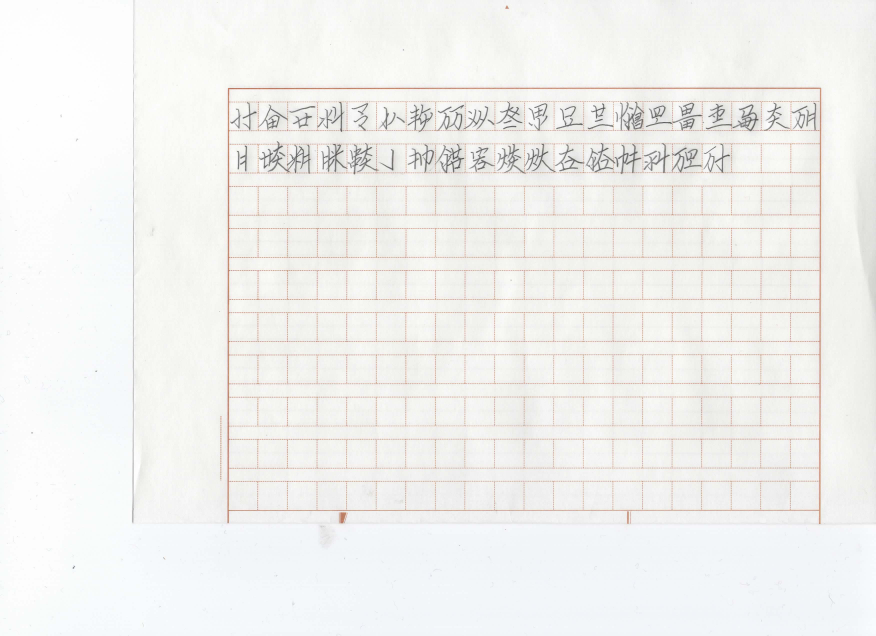
#> input picture 燐字表示10/img1.png, 3504 x 2544 px, found by its file name (shown at 1/4 size)
$ python split.py
#> lines starting #> are read from the running program, lines starting #| are printed output that depends on the picture
from matplotlib.image import imread
import matplotlib.pyplot as plt
import numpy as np
linziList1 = [
	"虎","輪","唯","火","銭","国","北","龍",
	"使","其","力","弓","之","類","鳥","日",
	"八","高","党","人","足","川","識","笑",
	"欽","善","清","律","手","米","認","神",
	"男","悪","族","声","果","小","牌","低",
	"島","古","右","位","中","無","種","女",
	"蜜","季","墨","新","岩","受","乎","山",
	"縦","黒","冠","琴","撃","如","亦","六",
	"来","豊","倉","肉","木","内","魚","目",
	"於","四","西","而","貝","壊","層","花",
	"上","布","値","全","猫","此","刀","函",
	"我","獣","論","地","膠","心","勿","背",
	"戦","美","彼","谷","輝","囲","口","意",
	"集","頭","春","月","紙","学","周","王",
	"守","水","七","同","何","天","大","軸"]
linziList2 = [
	"","満","衣","書","始","術","為","在",
	"","","行","汝","外","左","巫","闇",
	"","","御","菓","将","加","入","処",
	"","","或","文","糸","言","禦","等",
	"","","械","硬","船","脂","夘","寝",
	"","","機","別","噫","三","東","友",
	"","","覆","横","字","時","二","兵",
	"","","光","近","累","与","腹","油",
	"","","故","物","五","一","箱","陸",
	"","","金","連","石","己","筆","再",
	"","","真","星","互","味","官","終",
	"","","錘","輩","風","下","車","机",
	"","","積","馬","色","骨","皇","絵",
	"","","閉","開","虫","名","南","家",
	"","","海","静","席","九","草","出"];

t1 = [[ 363.5,         748.71428571,   -1.21428571],
      [ 399. ,           0.85714286,  552.28571429]];
t2 = [[  2.95000000e+02,   7.48285714e+02,   5.71428571e-01],
      [  3.77500000e+02,  -2.14285714e+00,   5.52071429e+02]]

def main():
	foo('img1.png',linziList1,t1)
	foo('img2.png',linziList2,t2)

def foo(path,list_,t):
#> called with path = 'img1.png'
	A = imread(path)
#> A is the input picture: shape (2544, 3504, 4) float32; mean R, G, B, A 0.983, 0.98, 0.973, 1
	for i in range(len(list_)):
		save(t,A,int(i/8),i%8,list_[i]);
#> this loop made 6 passes
#> I in save on passes 2 to 6: 1112, 1860, 2609, 3358, 4107
#> pass 1, in save, `B = A[J:J+553,I:I+553]`:
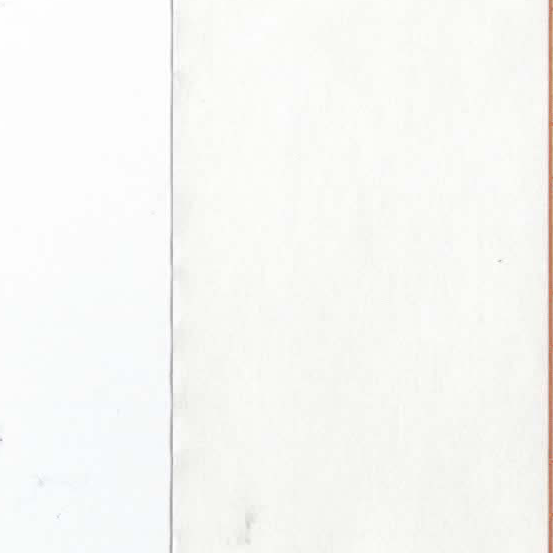
#> B: shape (553, 553, 4) float32; mean R, G, B, A 0.969, 0.971, 0.957, 1
#> pass 2, in save (call 2), `B = A[J:J+553,I:I+553]`:
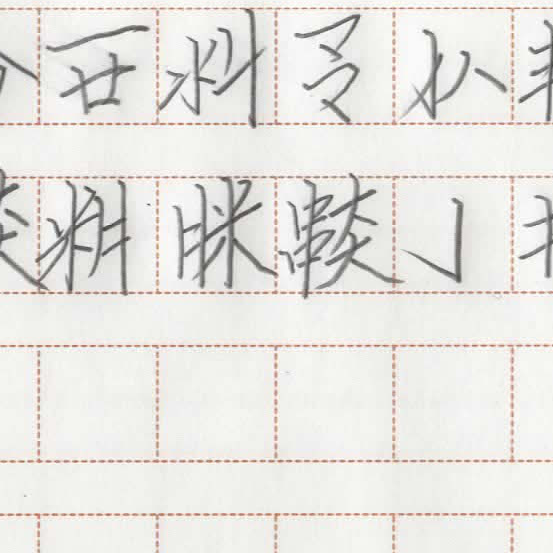
#> B: shape (553, 553, 4) float32; mean R, G, B, A 0.906, 0.899, 0.883, 1


# ith row, jth column
def save(t,A,i,j,name):
	if name == "":
		return
	I = int(t[0][0] + t[0][1]*j + t[0][2]*i)
	J = int(t[1][0] + t[1][1]*j + t[1][2]*i)
	B = A[J:J+553,I:I+553]
#> (the run stopped early here; a loop or call above may not have finished)
